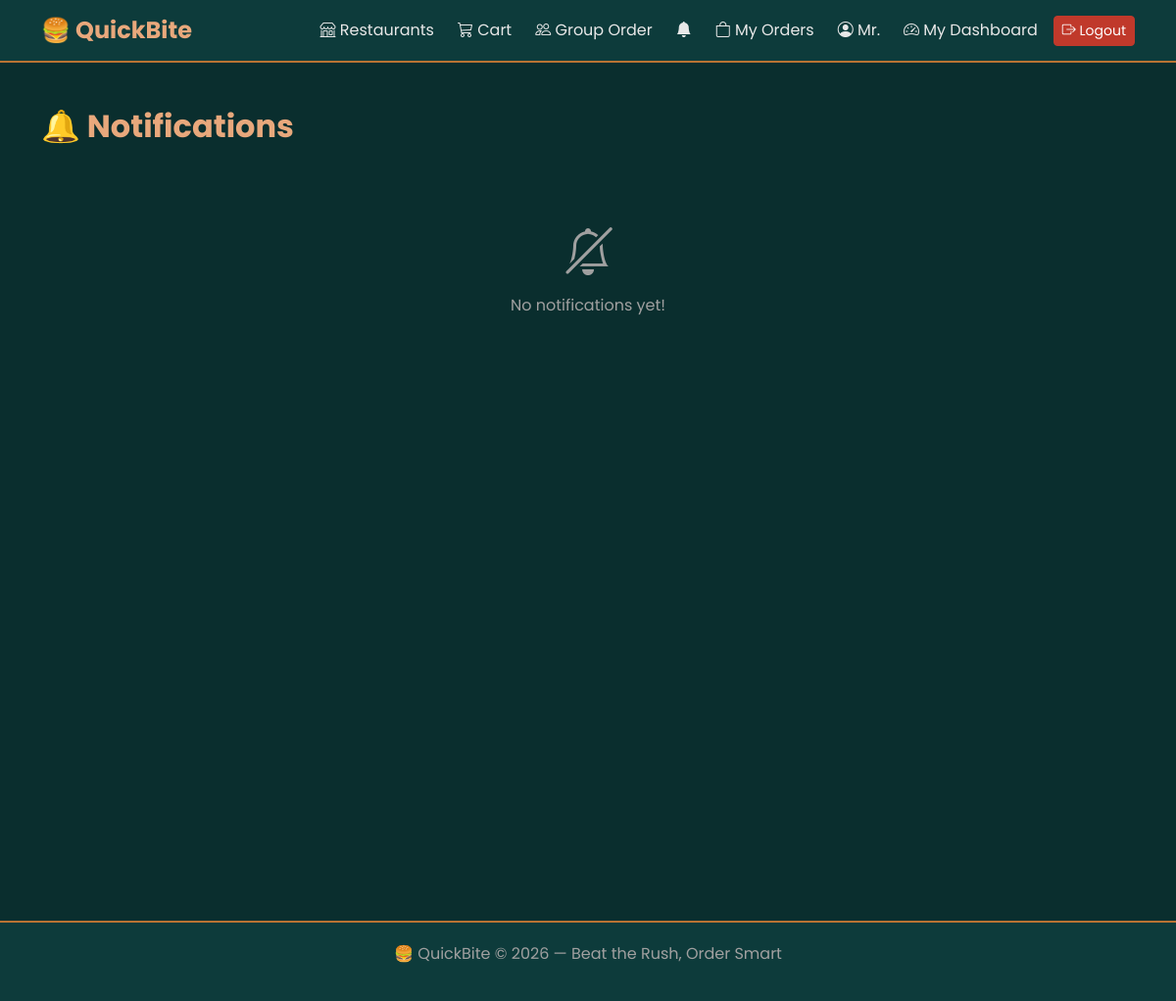
Page /orders/notifications/ (signed in) on the earlier database version.
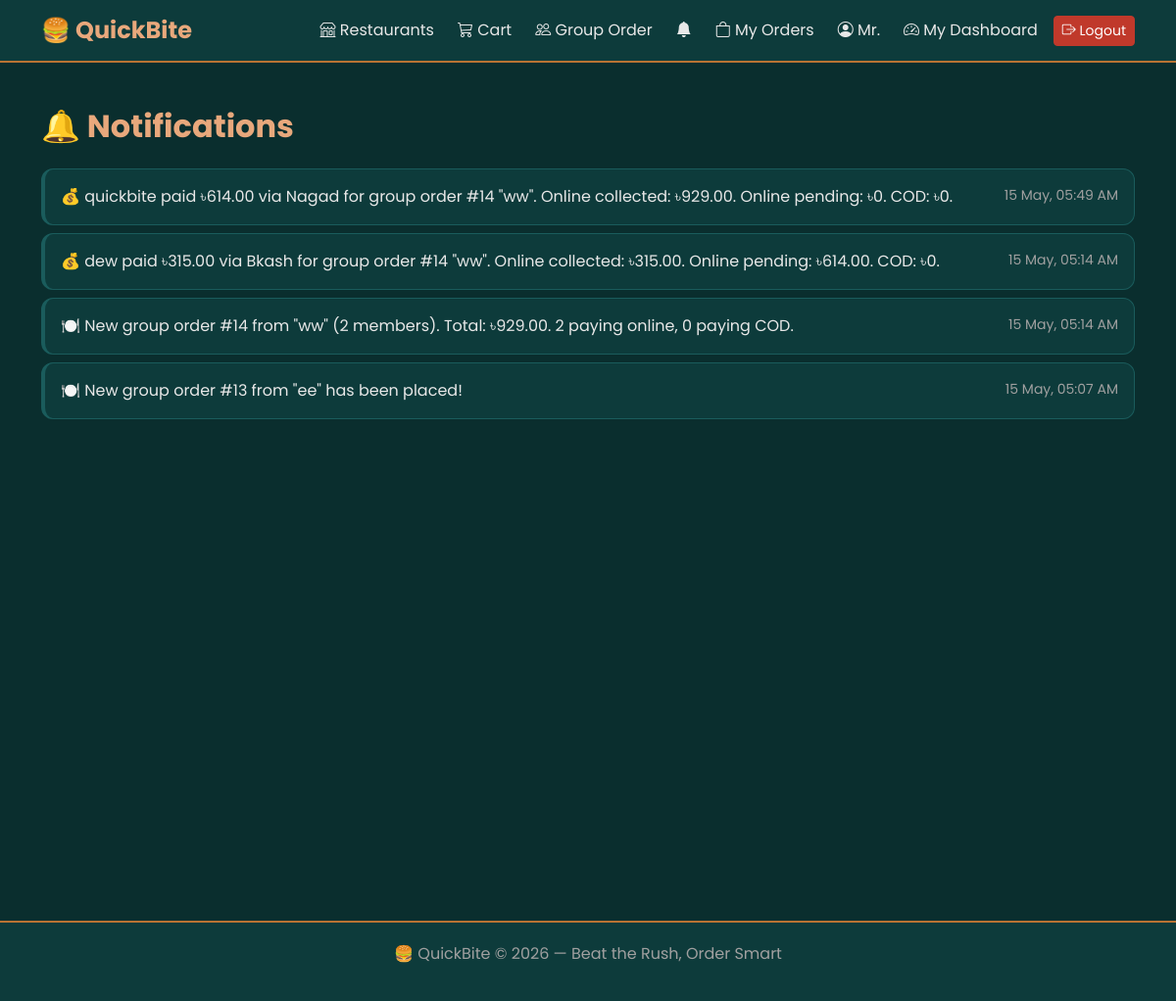
Same page on the later database version.
### orders/models.py (models this page shows, shortened)
class Notification(models.Model):
    user = models.ForeignKey(
        settings.AUTH_USER_MODEL,
        on_delete=models.CASCADE,
        related_name='notifications'
    )
    message = models.TextField()
    is_read = models.BooleanField(default=False)
    created_at = models.DateTimeField(auto_now_add=True)

### orders/views.py (the view)
# urls.py: path('notifications/', views.notifications, name='notifications'),
@login_required
def notifications(request):
    notifs = request.user.notifications.order_by('-created_at')
    notifs.filter(is_read=False).update(is_read=True)
    return render(request, 'orders/notifications.html', {'notifs': notifs})

### orders/views.py (called while the page is built)
def notification_count(request):
    if request.user.is_authenticated:
        count = request.user.notifications.filter(is_read=False).count()
        return {'unread_notifications': count}
    return {'unread_notifications': 0}

### templates/orders/notifications.html (shortened to what this page needs)
{% extends 'base.html' %}
{% block content %}
<h2 class="section-title mb-4">
    🔔 Notifications
</h2>
{% for notif in notifs %}
<div class="card p-3 mb-2"
     style="border-left:4px solid
     {% if notif.is_read %}var(--teal-light)
     {% else %}var(--copper-bright){% endif %};">
    <div class="d-flex justify-content-between align-items-start">
        <div>
            {{ notif.message|safe }}
        </div>
        <small style="color:#a0a0a0; white-space:nowrap; margin-left:15px;">
            {{ notif.created_at|date:"d M, h:i A" }}
        </small>
    </div>
</div>
{% empty %}
<div class="text-center p-5" style="color:#a0a0a0;">
    <i class="bi bi-bell-slash" style="font-size:3rem;"></i>
    <p class="mt-2">No notifications yet!</p>
</div>
{% endfor %}
{% endblock %}

Differences in the rows shown:
added Notification: message "💰 quickbite paid ৳614.00 via Nagad for group order #14 \"ww\". Online collected: ৳929.00. Online pending: ৳0. COD: ৳0.", created_at "15 May, 05:49 AM"
added Notification: message "💰 dew paid ৳315.00 via Bkash for group order #14 \"ww\". Online collected: ৳315.00. Online pending: ৳614.00. COD: ৳0.", created_at "15 May, 05:14 AM"
added Notification: message "🍽️ New group order #14 from \"ww\" (2 members). Total: ৳929.00. 2 paying online, 0 paying COD.", created_at "15 May, 05:14 AM"
added Notification: message "🍽️ New group order #13 from \"ee\" has been placed!", created_at "15 May, 05:07 AM"
Other differences:
text no longer shown: "No notifications yet!"
